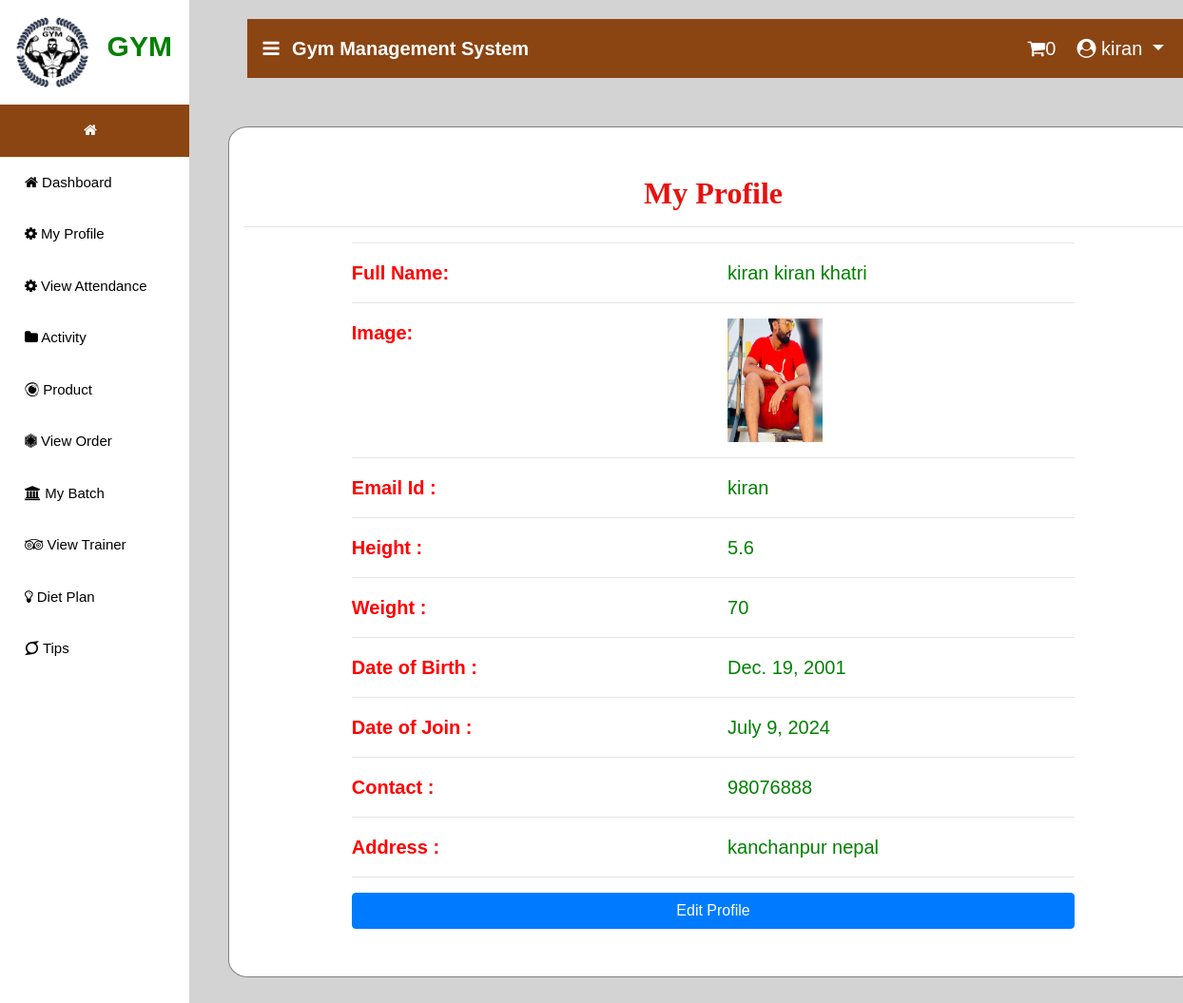
/profile (signed in), run on the app's committed database.
### gym/models.py (models this page shows, shortened)
class Member(models.Model):
    user = models.ForeignKey(User, on_delete=models.CASCADE, null=True)
    batch = models.ForeignKey(Batch, on_delete=models.CASCADE, null=True)
    contact = models.CharField(max_length=10, null=True)
    address = models.CharField(max_length=10, null=True)
    height = models.CharField(max_length=10, null=True)
    weight = models.CharField(max_length=10, null=True)
    doj = models.DateField(max_length=10, null=True)
    dob = models.DateField(max_length=10, null=True)
    image = models.FileField(null=True)

### gym/views.py (the view)
# urls.py: path('profile', profile, name='profile'),
def profile(request):
    sign = 0
    user = User.objects.get(username=request.user.username)
    error = ""
    try:
        sign = Member.objects.get(user=user)
        if sign:
            error = "pat"
    except:
        pass
    user = User.objects.get(id=request.user.id)
    u=""
    count=""
    try:
        pro = Member.objects.get(user=user)
        count = cart_count(request)
        u = "member"
    except:
        pro = Trainer.objects.get(user=user)
        u = "trainer"
    d = {'pro':pro,'error':error,"u":u,'count':count}
    return render(request,'profile.html',d)

### gym/views.py (called while the page is built)
def cart_count(request):
    user = User.objects.get(id=request.user.id)
    mem = Member.objects.get(user=user)
    cart = Cart.objects.filter(member=mem)
    count=0
    for i in cart:
        count+=1
    return count

### gym/templates/profile.html (shortened to what this page needs)
{% extends 'navigation3.html' %}
{% load static %}
{% block body1 %}
<div class="container" style="margin-top:5%;margin-bottom:5%;background:white;border-radius:2%;border:1px solid grey">
    <h2 style="font-weight:bold;font-family : 'Monotype Corsiva' ; color : #E6120E ;margin-top:5%" align="center">My Profile</h2><hr>
<div align="left" class="container-fluid" style="width:80%;margin-bottom:5%">
    <hr><div class="row" >
        <div class="col-md-6 div2">
            <strong>Full Name:</strong>
        </div>
        <div class="col-md-6 div1">
            {{pro.user.first_name}} {{pro.user.last_name}}
        </div>
    </div><hr>
    <div class="row">
        <div class="col-md-6 div2">
            <strong>Image:</strong>
        </div>
        <div class="col-md-6">
            <img src="{{pro.image.url}}" style="width:100px;height:130px"></img>
        </div></div><hr>
    <div class="row">
        <div class="col-md-6 div2">
            <strong>Email Id :</strong>
        </div>
        <div class="col-md-6 div1">
            {{pro.user.username}}
        </div>
    </div><hr>
     {% if u == "member" %}
    {% if request.user.is_staff %}
    {% else %}
     <div class="row">
        <div class="col-md-6 div2">
            <strong>Height :</strong>
        </div>
        <div class="col-md-6 div1">
            {{pro.height}}
        </div>
    </div><hr>
    <div class="row">
        <div class="col-md-6 div2">
            <strong>Weight :</strong>
        </div>
        <div class="col-md-6 div1">
            {{pro.weight}}
        </div>
    </div><hr>
    {% endif %}
    {% endif %}
     <div class="row">
        <div class="col-md-6 div2">
            <strong>Date of Birth :</strong>
        </div>
        <div class="col-md-6 div1">
            {{pro.dob}}
        </div>
    </div><hr>
    <div class="row">
        <div class="col-md-6 div2">
            <strong>Date of Join :</strong>
        </div>
        <div class="col-md-6 div1">
            {{pro.doj}}
        </div>
    </div><hr>
     <div class="row">
        <div class="col-md-6 div2">
            <strong>Contact :</strong>
        </div>
        <div class="col-md-6 div1">
            {{pro.contact}}
        </div>
     </div><hr>
    <div class="row">
        <div class="col-md-6 div2">
            <strong>Address :</strong>
        </div>
        <div class="col-md-6 div1">
            {{pro.address}}
        </div>
    </div><hr>
    <a href="{% url 'edit_profile' %}"><button class="btn btn-primary" style="width:100%">Edit Profile</button></a>
    </div></div>
{% endblock %}

### gym/templates/navigation3.html (shortened to what this page needs)
{% extends 'navigation2.html' %}
{% block body %}
<nav class="navbar navbar-expand-lg navbar-light" style="margin-left:2%;margin-top:2%;width:99%;background-color:SaddleBrown">
  <a class="navbar-brand" href="#" style="color:white;font-weight:bold"><i class="fa fa-bars" style="margin-right:8px"></i> Gym Management System</a>
  <div class="collapse navbar-collapse nav justify-content-end" id="navbarNavDropdown">
  {% if error == 'pat' %}
      {% if request.user.is_staff %}
      {% else %}
      <a href="{% url 'cart' %}" style="color:white"><i class="fa fa-shopping-cart"></i>{{count}} </a>
     {% endif %}
      {% endif %}
      <li class="nav-item dropdown" style="margin-right:3%;color:white">
        <a class="nav-link dropdown-toggle" style="color:white;margin-left:5%" href="#" id="navbarDropdown" role="button" data-toggle="dropdown" aria-haspopup="true" aria-expanded="false">
          <i class="fa fa-user-circle"></i> {{request.user.username}}
        </a>
      </li>
  </div>
 </nav>
{% block body1 %}
{% endblock %}
{% endblock %}

### gym/templates/navigation2.html (style rules this page uses)
body { font-family: "Lato", sans-serif; }
body { margin:0;font-family:Arial }
.dropdown { float:right; }

### gym/templates/profile.html (style rules this page uses)
.div1 { color:green; }
.div2 { color:red; }

### data on the page
Member: user.first_name "kiran", user.last_name "kiran khatri", image (picture), user.username "kiran", height "5.6", weight "70", dob "Dec. 19, 2001", doj "July 9, 2024", contact "98076888", address "kanchanpur nepal"

### other printed values
{{ count }} "0"
{{ request.user.username }} "kiran"
